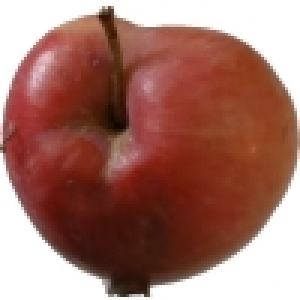
#> input picture fruits-360/Test/Apple 10/r1_67_100.jpg, 100 x 100 px (shown 3 times larger)
$ python custom_extractor.py   (older library calls are emulated)
#> lines starting #> are read from the running program, lines starting #| are printed output that depends on the picture; pictures that were not available may be replaced by others from this repository, and a replacement may not be noted
# Enhanced Feature Extractor with HSV Histogram and Improved Texture Features

import os
import cv2
import numpy as np
import pandas as pd
import logging
from skimage.feature import local_binary_pattern, graycomatrix, graycoprops

def extract_features(data_dir, output_csv, log_file, custom_mode=False):
    class_mapping = {
    # Custom filename mappings
    "apple 1.jpg": "Apple", "apple 2.jpg": "Apple", "apple 3.jpg": "Apple",
    "banana 1.jpg": "Banana", "Banana 2.jpg": "Banana",
    "beetroot 1.jpg": "Beetroot", "beetroot 2.jpg": "Beetroot",
    "cashews 1.jpg": "Cashew",
    "coconut 1.jpg": "Coconut", "coconut 2.jpg": "Coconut",
    "corn 1.jpg": "Corn", "corn 2.jpg": "Corn",
    "ginger 1.jpg": "Ginger", "ginger 2.jpg": "Ginger",
    "Grapes 1.jpg": "Grape", "Grapes 2.jpg": "Grape",
    "Lemon 1.jpg": "Lemon",
    "Mango 1.jpg": "Mango", "mango 10.jpg": "Mango", "mango 11.jpg": "Mango",
    "Mango 2.jpg": "Mango", "Mango 3.jpg": "Mango", "Mango 4.jpg": "Mango",
    "mango 5.jpg": "Mango", "mango 6.jpg": "Mango", "mango 7.jpg": "Mango",
    "mango 8.jpg": "Mango", "mango 9.jpg": "Mango",
    "melon 1.jpg": "Melon", "melon 2.jpg": "Melon", "melon 3.jpg": "Melon", "melon 4.jpg": "Melon",
    "Orange 1.jpg": "Orange", "Orange 2.jpg": "Orange",
    "orange 3.jpg": "Orange", "orange 4.jpg": "Orange",
    "pear 1.jpg": "Pear", "pear 2.jpg": "Pear",
    "pineapple 1.jpg": "Pineapple",
    "Potato 1.jpg": "Potato", "Potato.jpg": "Potato",
    "Tomato 1.jpg": "Tomato", "Tomato small.jpg": "Tomato",
    "watermelon 2.jpg": "Watermelon", "watermelon 3.jpg": "Watermelon", "watermelon1.jpg": "Watermelon",

    # Original dataset mappings
    "Apple 10": "Apple", "Apple 12": "Apple", "Apple 13": "Apple", "Apple 14": "Apple", "Apple 17": "Apple",
    "Apple 19": "Apple", "Apple 6": "Apple", "Apple 9": "Apple", "Apple Braeburn 1": "Apple",
    "Apple Core 1": "Apple", "Apple Crimson Snow 1": "Apple", "Apple Golden 1": "Apple",
    "Apple Golden 2": "Apple", "Apple Golden 3": "Apple", "Apple Granny Smith 1": "Apple",
    "Apple hit 1": "Apple", "Apple Pink Lady 1": "Apple", "Apple Red 1": "Apple", "Apple Red 2": "Apple",
    "Apple Red 3": "Apple", "Apple Red Delicious 1": "Apple", "Apple Red Yellow 1": "Apple",
    "Apple Red Yellow 2": "Apple", "Apple Rotten 1": "Apple", "Apple worm 1": "Apple",
    "Apricot 1": "Apricot", "Avocado 1": "Avocado", "Avocado ripe 1": "Avocado",
    "Banana 1": "Banana", "Banana 3": "Banana", "Banana Lady Finger 1": "Banana", "Banana Red 1": "Banana",
    "Beans 1": "Beans", "Beetroot 1": "Beetroot", "Blackberrie 1": "Blackberry", "Blackberrie 2": "Blackberry",
    "Blackberrie half rippen 1": "Blackberry", "Blackberrie not rippen 1": "Blackberry", "Blueberry 1": "Blueberry",
    "Cabbage red 1": "Cabbage", "Cabbage white 1": "Cabbage", "Cactus fruit 1": "Cactus fruit",
    "Cactus fruit green 1": "Cactus fruit", "Cactus fruit red 1": "Cactus fruit", "Cantaloupe 1": "Cantaloupe",
    "Cantaloupe 2": "Cantaloupe", "Carambula 1": "Carambula", "Carrot 1": "Carrot", "Cauliflower 1": "Cauliflower",
    "Cherimoya 1": "Cherimoya", "Cherry 1": "Cherry", "Cherry 2": "Cherry", "Cherry Rainier 1": "Cherry",
    "Cherry Wax Black 1": "Cherry", "Cherry Wax not rippen 1": "Cherry", "Cherry Wax Red 1": "Cherry",
    "Cherry Wax Yellow 1": "Cherry", "Chestnut 1": "Chestnut", "Clementine 1": "Clementine",
    "Cocos 1": "Coconut", "Corn 1": "Corn", "Corn Husk 1": "Corn", "Cucumber 1": "Cucumber",
    "Cucumber 10": "Cucumber", "Cucumber 3": "Cucumber", "Cucumber 9": "Cucumber",
    "Cucumber Ripe 1": "Cucumber", "Cucumber Ripe 2": "Cucumber", "Dates 1": "Dates",
    "Eggplant 1": "Eggplant", "Eggplant long 1": "Eggplant", "Fig 1": "Fig", "Ginger Root 1": "Ginger",
    "Gooseberry 1": "Gooseberry", "Granadilla 1": "Granadilla", "Grape Blue 1": "Grape",
    "Grape Pink 1": "Grape", "Grape White 1": "Grape", "Grape White 2": "Grape", "Grape White 3": "Grape",
    "Grape White 4": "Grape", "Grapefruit Pink 1": "Grapefruit", "Grapefruit White 1": "Grapefruit",
    "Guava 1": "Guava", "Hazelnut 1": "Hazelnut", "Huckleberry 1": "Huckleberry", "Kaki 1": "Kaki",
    "Kiwi 1": "Kiwi", "Kohlrabi 1": "Kohlrabi", "Kumquats 1": "Kumquat", "Lemon 1": "Lemon",
    "Lemon Meyer 1": "Lemon", "Limes 1": "Lime", "Lychee 1": "Lychee", "Mandarine 1": "Mandarine",
    "Mango 1": "Mango", "Mango Red 1": "Mango", "Mangostan 1": "Mangosteen", "Maracuja 1": "Passion Fruit",
    "Melon Piel de Sapo 1": "Melon", "Mulberry 1": "Mulberry", "Nectarine 1": "Nectarine",
    "Nectarine Flat 1": "Nectarine", "Nut Forest 1": "Nut", "Nut Pecan 1": "Nut", "Onion Red 1": "Onion",
    "Onion Red Peeled 1": "Onion", "Onion White 1": "Onion", "Orange 1": "Orange", "Papaya 1": "Papaya",
    "Passion Fruit 1": "Passion Fruit", "Peach 1": "Peach", "Peach 2": "Peach", "Peach Flat 1": "Peach",
    "Pear 1": "Pear", "Pear 2": "Pear", "Pear 3": "Pear", "Pear Abate 1": "Pear", "Pear Forelle 1": "Pear",
    "Pear Kaiser 1": "Pear", "Pear Monster 1": "Pear", "Pear Red 1": "Pear", "Pear Stone 1": "Pear",
    "Pear Williams 1": "Pear", "Pepino 1": "Pepino", "Pepper Green 1": "Pepper", "Pepper Orange 1": "Pepper",
    "Pepper Red 1": "Pepper", "Pepper Yellow 1": "Pepper", "Physalis 1": "Physalis",
    "Physalis with Husk 1": "Physalis", "Pineapple 1": "Pineapple", "Pineapple Mini 1": "Pineapple",
    "Pistachio 1": "Pistachio", "Pitahaya Red 1": "Pitahaya", "Plum 1": "Plum", "Plum 2": "Plum",
    "Plum 3": "Plum", "Pomegranate 1": "Pomegranate", "Pomelo Sweetie 1": "Pomelo",
    "Potato Red 1": "Potato", "Potato Red Washed 1": "Potato", "Potato Sweet 1": "Potato",
    "Potato White 1": "Potato", "Quince 1": "Quince", "Quince 2": "Quince", "Quince 3": "Quince",
    "Quince 4": "Quince", "Rambutan 1": "Rambutan", "Raspberry 1": "Raspberry", "Redcurrant 1": "Redcurrant",
    "Salak 1": "Salak", "Strawberry 1": "Strawberry", "Strawberry Wedge 1": "Strawberry", "Tamarillo 1": "Tamarillo",
    "Tangelo 1": "Tangelo", "Tomato 1": "Tomato", "Tomato 2": "Tomato", "Tomato 3": "Tomato",
    "Tomato 4": "Tomato", "Tomato Cherry Red 1": "Tomato", "Tomato Heart 1": "Tomato",
    "Tomato Maroon 1": "Tomato", "Tomato not Ripened 1": "Tomato", "Tomato Yellow 1": "Tomato",
    "Walnut 1": "Walnut", "Watermelon 1": "Watermelon", "Zucchini 1": "Zucchini",
    "Zucchini dark 1": "Zucchini"
}


    logging.basicConfig(filename=log_file, level=logging.INFO, format='%(asctime)s - %(message)s')

    features = []
    labels = []

    if custom_mode:
        image_files = [f for f in os.listdir(data_dir) if f.lower().endswith(('.jpg', '.png', '.jpeg'))]
        total_images = len(image_files)
    else:
        total_images = sum([
            len(os.listdir(os.path.join(data_dir, fruit_class)))
            for fruit_class in os.listdir(data_dir)
            if os.path.isdir(os.path.join(data_dir, fruit_class))
        ])

    logging.info(f"Started feature extraction from {data_dir}. Total images to process: {total_images}")
    print(f"Started feature extraction from {data_dir}. Total images to process: {total_images}")

    processed_images = 0

    if custom_mode:
        for img_name in image_files:
            img_path = os.path.join(data_dir, img_name)
            img = cv2.imread(img_path)
            if img is None:
                logging.warning(f"Skipping unreadable image: {img_name}")
                continue

            base_class = class_mapping.get(img_name)
            if base_class is None:
                logging.warning(f"No mapping found for: {img_name}. Skipping.")
                print(f"Skipping image (no mapping): {img_name}")
                continue

            # === Same feature extraction code ===
            img = cv2.resize(img, (100, 100))
            hsv = cv2.cvtColor(img, cv2.COLOR_BGR2HSV)
            hsv_hist = cv2.calcHist([hsv], [0, 1, 2], None, [16, 8, 8], [0, 180, 0, 256, 0, 256])
            hsv_hist = cv2.normalize(hsv_hist, hsv_hist).flatten()

            gray = cv2.cvtColor(img, cv2.COLOR_BGR2GRAY)
            lbp = local_binary_pattern(gray, P=24, R=3, method='uniform')
            lbp_hist, _ = np.histogram(lbp.ravel(), bins=np.arange(0, 27), range=(0, 26))
            lbp_hist = lbp_hist.astype("float") / lbp_hist.sum()

            glcm = graycomatrix(gray, distances=[1], angles=[0], levels=256, symmetric=True, normed=True)
            contrast = graycoprops(glcm, 'contrast')[0, 0]
            correlation = graycoprops(glcm, 'correlation')[0, 0]
            energy = graycoprops(glcm, 'energy')[0, 0]
            homogeneity = graycoprops(glcm, 'homogeneity')[0, 0]
            haralick_features = np.array([contrast, correlation, energy, homogeneity])

            moments = cv2.moments(gray)
            hu_moments = cv2.HuMoments(moments).flatten()
            hu_moments = -np.sign(hu_moments) * np.log10(np.abs(hu_moments) + 1e-10)

            feature_vector = np.hstack([hsv_hist, lbp_hist, haralick_features, hu_moments])
            features.append(feature_vector)
            labels.append(base_class)

            processed_images += 1
            if processed_images % 10 == 0:
                percent = (processed_images / total_images) * 100
                logging.info(f"Processed {processed_images}/{total_images} images ({percent:.2f}%)")
                print(f"Processed {processed_images}/{total_images} images ({percent:.2f}%)")

    else:
        # === Original training/test dataset directory structure ===
        for fruit_class in os.listdir(data_dir):
            class_path = os.path.join(data_dir, fruit_class)
            if not os.path.isdir(class_path):
                continue

            base_class = class_mapping.get(fruit_class)
            if base_class is None:
                logging.warning(f"No mapping found for: {fruit_class}. Skipping.")
                print(f"Skipping class (no mapping): {fruit_class}")
                continue

            logging.info(f"Processing class: {fruit_class} -> {base_class}")
            print(f"Processing class: {fruit_class} -> {base_class}")

            for img_name in os.listdir(class_path):
                img_path = os.path.join(class_path, img_name)
                img = cv2.imread(img_path)
                if img is None:
                    logging.warning(f"Skipping unreadable image: {img_name}")
                    continue

                # === Same feature extraction code ===
                img = cv2.resize(img, (100, 100))
                hsv = cv2.cvtColor(img, cv2.COLOR_BGR2HSV)
                hsv_hist = cv2.calcHist([hsv], [0, 1, 2], None, [16, 8, 8], [0, 180, 0, 256, 0, 256])
                hsv_hist = cv2.normalize(hsv_hist, hsv_hist).flatten()

                gray = cv2.cvtColor(img, cv2.COLOR_BGR2GRAY)
                lbp = local_binary_pattern(gray, P=24, R=3, method='uniform')
                lbp_hist, _ = np.histogram(lbp.ravel(), bins=np.arange(0, 27), range=(0, 26))
                lbp_hist = lbp_hist.astype("float") / lbp_hist.sum()

                glcm = graycomatrix(gray, distances=[1], angles=[0], levels=256, symmetric=True, normed=True)
                contrast = graycoprops(glcm, 'contrast')[0, 0]
                correlation = graycoprops(glcm, 'correlation')[0, 0]
                energy = graycoprops(glcm, 'energy')[0, 0]
                homogeneity = graycoprops(glcm, 'homogeneity')[0, 0]
                haralick_features = np.array([contrast, correlation, energy, homogeneity])

                moments = cv2.moments(gray)
                hu_moments = cv2.HuMoments(moments).flatten()
                hu_moments = -np.sign(hu_moments) * np.log10(np.abs(hu_moments) + 1e-10)

                feature_vector = np.hstack([hsv_hist, lbp_hist, haralick_features, hu_moments])
                features.append(feature_vector)
                labels.append(base_class)

                processed_images += 1
                if processed_images % 50 == 0:
                    percent = (processed_images / total_images) * 100
                    logging.info(f"Processed {processed_images}/{total_images} images ({percent:.2f}%)")
                    print(f"Processed {processed_images}/{total_images} images ({percent:.2f}%)")

    df = pd.DataFrame(features)
    df['label'] = labels
    df.to_csv(output_csv, index=False)

    logging.info(f"Feature extraction complete. Saved to {output_csv}")
    print(f"Feature extraction complete. Saved to {output_csv}")


if __name__ == "__main__":
    os.makedirs("features", exist_ok=True)

    # for training data
    extract_features(
        data_dir="fruits-360/Training",
        output_csv="features/train_advanced_features.csv",
        log_file="features/train_advanced_features.log"
    )

    # for test data
    extract_features(
        data_dir="fruits-360/Test",
        output_csv="features/test_advanced_features.csv",
        log_file="features/test_advanced_features.log"
    )
#> call 2 of extract_features, with data_dir = 'fruits-360/Test', output_csv = 'features/test_advanced_features.csv', log_file = 'features/test_advanced_features.log', custom_mode = False
#> in extract_features, img is the input picture: shape (100, 100, 3); mean B, G, R 104.6, 115, 162.7
#> in extract_features (call 2), `hsv = cv2.cvtColor(img, cv2.COLOR_BGR2HSV)`: hsv: shape (100, 100, 3); mean H, S, V 12.3, 122.8, 162.7
#> in extract_features (call 2), `hsv_hist = cv2.normalize(hsv_hist, hsv_hist).flatten()`: hsv_hist = 1024 values, max 0.736 at index 7, min 0 at index 0, mean 0.00316
#> in extract_features (call 2), `gray = cv2.cvtColor(img, cv2.COLOR_BGR2GRAY)`:
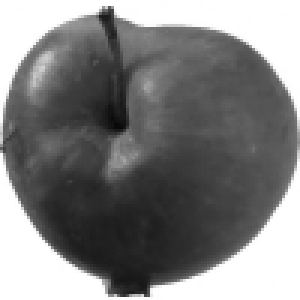
#> gray: shape (100, 100) (shown 3 times larger); min 8, max 255, mean 128.1
#> in extract_features (call 2), `lbp = local_binary_pattern(gray, P=24, R=3, method='uniform')`:
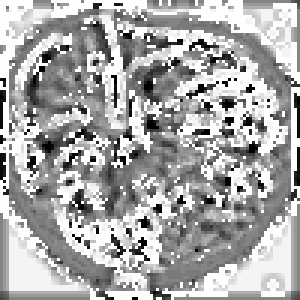
#> lbp: shape (100, 100) float64 (shown 3 times larger); min 0, max 25, mean 16.6; drawn with min black and max white
#> in extract_features (call 2), `lbp_hist, _ = np.histogram(lbp.ravel(), bins=np.arange(0, 27), range=(..`: lbp_hist = 26 values, max 2635 at index 25, min 88 at index 2, mean 384.6
#> in extract_features (call 2), `lbp_hist = lbp_hist.astype("float") / lbp_hist.sum()`: lbp_hist = 26 values, max 0.264 at index 25, min 0.0088 at index 2, mean 0.0385
#> in extract_features (call 2), `contrast = graycoprops(glcm, 'contrast')[0, 0]`: contrast = 262.6
#> in extract_features (call 2), `correlation = graycoprops(glcm, 'correlation')[0, 0]`: correlation = 0.981
#> in extract_features (call 2), `energy = graycoprops(glcm, 'energy')[0, 0]`: energy = 0.213
#> in extract_features (call 2), `homogeneity = graycoprops(glcm, 'homogeneity')[0, 0]`: homogeneity = 0.45
#> in extract_features (call 2), `haralick_features = np.array([contrast, correlation, energy, homogenei..`: haralick_features = [262.6, 0.981, 0.213, 0.45]
#> in extract_features (call 2), `moments = cv2.moments(gray)`: moments = moments, m00 1280797, centre m10/m00, m01/m00 = (50.68, 47.93)
#> in extract_features (call 2), `hu_moments = cv2.HuMoments(moments).flatten()`: hu_moments = [0.00173, 2.32e-09, 1.2e-11, 1.96e-11, -1.77e-22, 4.65e-16, 2.43e-22]
#> in extract_features (call 2), `hu_moments = -np.sign(hu_moments) * np.log10(np.abs(hu_moments) + 1e-10)`: hu_moments = [2.76, 8.62, 9.95, 9.92, -10, 10, 10]
#> in extract_features (call 2), `feature_vector = np.hstack([hsv_hist, lbp_hist, haralick_features, hu_..`: feature_vector = 1061 values, max 262.6 at index 1050, min -10 at index 1058, mean 0.292
#> in extract_features (call 2), `df = pd.DataFrame(features)`: df = table of 1 rows and 1061 columns

    # for custom test data(inputed by user)
    extract_features(
        data_dir="fruits-360/custom_images",
        output_csv="features/custom_adv_features.csv",
        log_file="features/custom_adv_features.log",
        custom_mode=True
    )
#> call 3 of extract_features, with data_dir = 'fruits-360/custom_images', output_csv = 'features/custom_adv_features.csv', log_file = 'features/custom_adv_features.log', custom_mode = True
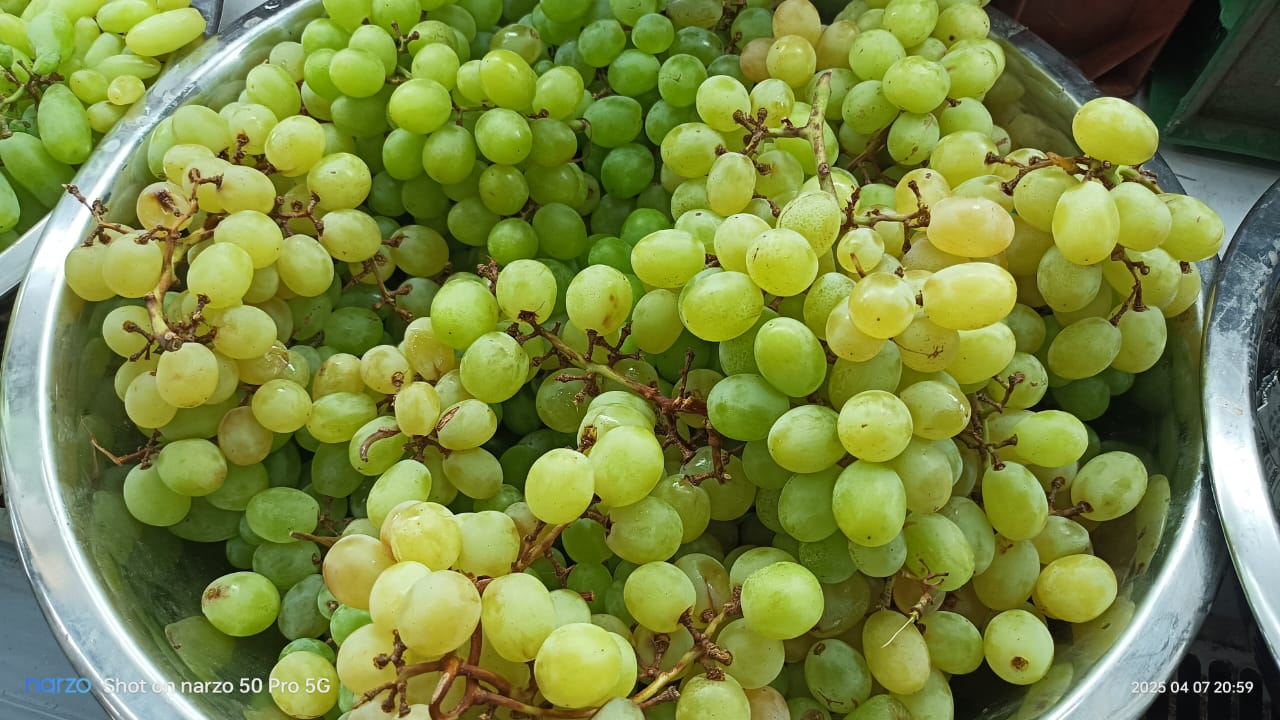
#> input picture fruits-360/custom_images/Grapes 1.jpg, 1280 x 720 px
#> in extract_features, img is the input picture: shape (720, 1280, 3); mean B, G, R 66.3, 135.8, 121.9
#> in extract_features (call 3), `img = cv2.resize(img, (100, 100))`:
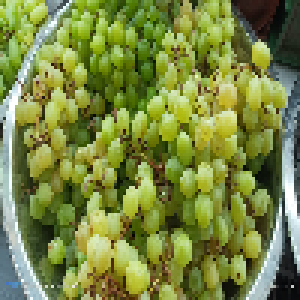
#> img: shape (100, 100, 3) (shown 3 times larger); mean B, G, R 66.2, 135.7, 121.8
#> in extract_features (call 3), `hsv = cv2.cvtColor(img, cv2.COLOR_BGR2HSV)`: hsv: shape (100, 100, 3); mean H, S, V 42.4, 147.3, 137.9
#> in extract_features (call 3), `hsv_hist = cv2.normalize(hsv_hist, hsv_hist).flatten()`: hsv_hist = 1024 values, max 0.34 at index 222, min 0 at index 2, mean 0.008
#> in extract_features (call 3), `gray = cv2.cvtColor(img, cv2.COLOR_BGR2GRAY)`:
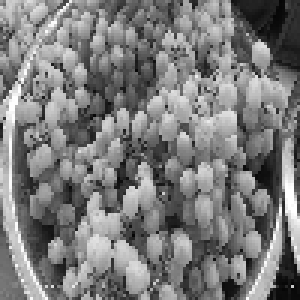
#> gray: shape (100, 100) (shown 3 times larger); min 5, max 255, mean 123.6
#> in extract_features (call 3), `lbp = local_binary_pattern(gray, P=24, R=3, method='uniform')`:
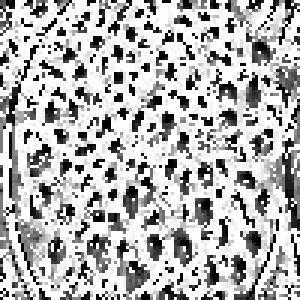
#> lbp: shape (100, 100) float64 (shown 3 times larger); min 0, max 25, mean 17.5; drawn with min black and max white
#> in extract_features (call 3), `lbp_hist, _ = np.histogram(lbp.ravel(), bins=np.arange(0, 27), range=(..`: lbp_hist = 26 values, max 4725 at index 25, min 86 at index 17, mean 384.6
#> in extract_features (call 3), `lbp_hist = lbp_hist.astype("float") / lbp_hist.sum()`: lbp_hist = 26 values, max 0.472 at index 25, min 0.0086 at index 17, mean 0.0385
#> in extract_features (call 3), `contrast = graycoprops(glcm, 'contrast')[0, 0]`: contrast = 1977.8
#> in extract_features (call 3), `correlation = graycoprops(glcm, 'correlation')[0, 0]`: correlation = 0.67
#> in extract_features (call 3), `energy = graycoprops(glcm, 'energy')[0, 0]`: energy = 0.0104
#> in extract_features (call 3), `homogeneity = graycoprops(glcm, 'homogeneity')[0, 0]`: homogeneity = 0.0661
#> in extract_features (call 3), `haralick_features = np.array([contrast, correlation, energy, homogenei..`: haralick_features = [1977.8, 0.67, 0.0104, 0.0661]
#> in extract_features (call 3), `moments = cv2.moments(gray)`: moments = moments, m00 1235960, centre m10/m00, m01/m00 = (47.28, 49.21)
#> in extract_features (call 3), `hu_moments = cv2.HuMoments(moments).flatten()`: hu_moments = [0.00133, 4.08e-09, 2.24e-11, 9.85e-13, 4.1e-24, -5.26e-17, 2.13e-24]
#> in extract_features (call 3), `hu_moments = -np.sign(hu_moments) * np.log10(np.abs(hu_moments) + 1e-10)`: hu_moments = [2.88, 8.38, 9.91, 10, 10, -10, 10]
#> in extract_features (call 3), `feature_vector = np.hstack([hsv_hist, lbp_hist, haralick_features, hu_..`: feature_vector = 1061 values, max 1977.8 at index 1050, min -10 at index 1059, mean 1.91
